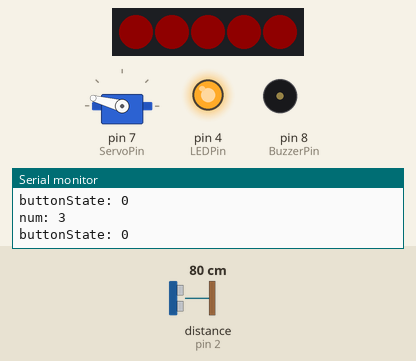
Bench run of a sketch on a simulated Arduino Uno, built with avr-gcc and run on an emulated ATmega328P. On the bench: 5 RGB LEDs in strip order, left to right, servo, output pins drawn as LEDs (lit = HIGH), buzzer (waves = sounding), the last lines printed to the serial monitor. Wiring (inferred from the names in the program): range finder with pulse-width output: data pin 2. The test bench sets the inputs (shaded band); at power-on: distance to the obstacle (sensor on pin 2) 80 cm. Dim RGB values are drawn brighter than linear.

Above: at 0.19 s.
At 11.74 s:
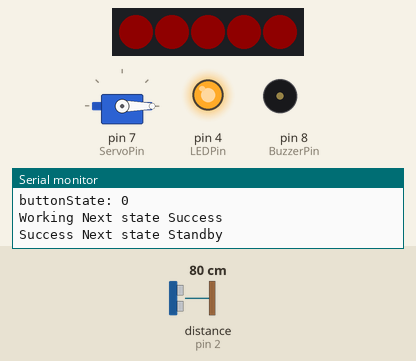
At 14.3 s:
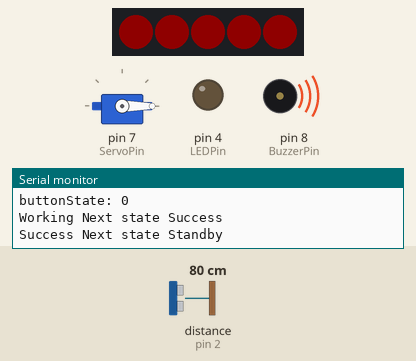
At 16.81 s:
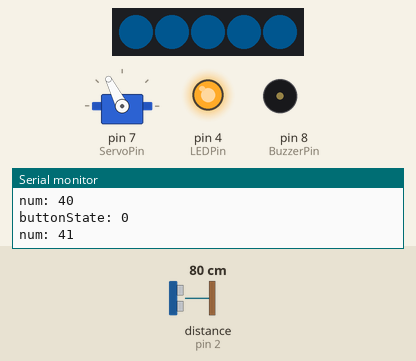
At 26.53 s:
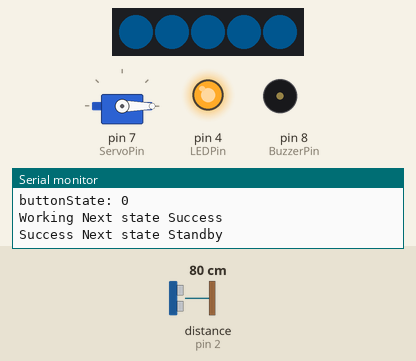
At 39.32 s:
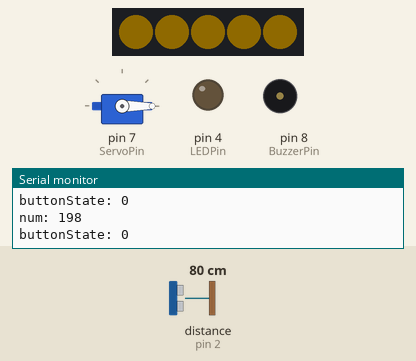
Timing chart, 0 to 40.0 s (numbered marks = the images above):
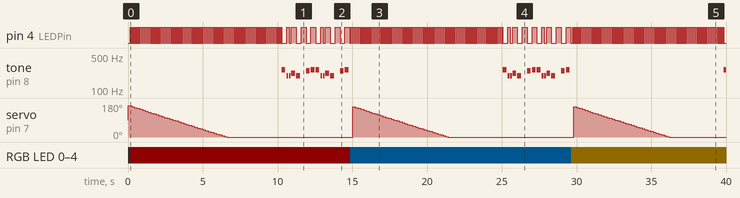

Measured:
- by itself, pin 4 (LEDPin): moves between LOW and HIGH, repeating every 14.8 s
- by itself, RGB LED 0–4: off → RGB(15, 0, 0) at 0.07 s, → RGB(0, 9, 15) 14.8 s later, → RGB(15, 11, 0) 14.8 s later
- by itself, tone on pin 8 (BuzzerPin): plays 262 Hz for 0.25 s, 196 Hz for 0.13 s, 196 Hz for 0.13 s, 220 Hz for 0.25 s, 196 Hz for 0.25 s, 247 Hz for 0.25 s … (29 notes in this stretch)

The sketch:

button_fast.ino
```cpp
// This is a demo by Jiankai.li

/* Each state switch will be subject to the buzzer alarm */
#include "pitches.h"
#include <Adafruit_NeoPixel.h>
// #include <EEPROM.h>
#include <Servo.h>

/*
  value = EEPROM.read(address);
*/

enum Status
{
  Standby = 0,               /* Breathing lights flashing */
  Working = 1,               /* Game Go */
  Failed  = 2,               /* Failed to break records */
  Success = 3,               /* Successfully break the record */
};
typedef enum Status SystemStatus;
SystemStatus WorkingStatus;

#define LedBarPin      5
#define NUMPIXELS      5
Adafruit_NeoPixel pixels = Adafruit_NeoPixel(NUMPIXELS, LedBarPin, NEO_GRB + NEO_KHZ800);

#define ServoPin       7
Servo myservo;

#define ButtonPin      2

#define LEDPin         4

#define BuzzerPin      8

#define TimeInterval   10000  /* 10s Game duration */

#define RefreshTime    150

#define MaxNumber      120
#define Srevoposition  165
/*
    pixels.setPixelColor(1, pixels.Color(0,150,0)); // Moderately bright green color.
    pixels.show();
*/

volatile int num = 0;
volatile int flg = 0;
uint32_t LastRecord = 0;
unsigned long nowtime = 0;
unsigned long ServoTime = 0;
volatile int Ledstate = LOW;

int melody[] = {
  NOTE_C4, NOTE_G3, NOTE_G3, NOTE_A3, NOTE_G3, 0, NOTE_B3, NOTE_C4
};

int noteDurations[] = {
  4, 8, 8, 4, 4, 4, 4, 4
};

void setup()
{
    Serial.begin(115200);
    pixels.begin();
    pinMode(ButtonPin, INPUT);
    pinMode(LEDPin,OUTPUT);
    attachInterrupt(0, Buttonclick, FALLING);
    myservo.attach(ServoPin);
    delay(15);
    myservo.write(Srevoposition);
    // EEPROM.write(0,15);
    digitalWrite(LEDPin,Ledstate);
    pinMode(BuzzerPin, OUTPUT);
}


void loop()
{
  switch (WorkingStatus) {
  case Standby:
    if (num != 0) {
      WorkingStatus = Working;
      Serial.println("Standby Next state Working");
      // LastRecord = EEPROM.read(0);
      myservo.attach(ServoPin);                        /* attach the servo pin again */
      nowtime = millis();
      ServoTime = millis();
      num = 1;
    } else {                                           /* Breathing light effect */
      action_rgbled_on(NUMPIXELS);
      myservo.write(Srevoposition);
      myservo.detach();
      Ledstate = LOW;
      digitalWrite(LEDPin,Ledstate);

    }
    break;
  case Working:
    if((millis() - nowtime) >= TimeInterval) {          /* Timeout */
      detachInterrupt(0);                              /* Temporary no interrupt */
      if(num > MaxNumber) {                       /* New record */
        WorkingStatus = Success;
        Serial.println("Working Next state Success");
      } else {
        WorkingStatus = Failed;                        /* Failed     */
        Serial.println("Working Next state Failed");
      }
    } else {                                           /* no time out */
        if((millis() - ServoTime) >= RefreshTime) {
          float angle = (Srevoposition - num*1.25);
          if(angle <= 0) {
             angle = 0;
          }
          myservo.attach(ServoPin);
          delay(15);
          myservo.write(angle);
          delay(15);
          myservo.detach();

          ServoTime = millis();
        } else {

        }

    }
    break;
  case Failed:
    Serial.println("Failed Next state Standby");
    WorkingStatus = Standby;
    FailedMusicPlay();
    myservo.attach(ServoPin);
    delay(15);
    myservo.write(Srevoposition);
    delay(800);
    attachInterrupt(0, Buttonclick, FALLING);
    num = 0;
    break;
  case Success:
    Serial.println("Success Next state Standby");
    WorkingStatus = Standby;
    num = 0;
    SuccessMusicPlay();
    attachInterrupt(0, Buttonclick, FALLING);
    num = 0;
    break;
  default:
    WorkingStatus = Standby;
    break;
  }
}


void Buttonclick()
{
  int buttonState = digitalRead(ButtonPin);
  if(buttonState == 0) {
    delay(70);
    digitalWrite(LEDPin, Ledstate);
    Ledstate = !Ledstate;
    if(buttonState == 0) {
      num++;
      Serial.print("num: ");
      Serial.println(num);
    } else {
    }
  } else {

  }
  Serial.print("buttonState: ");
  Serial.println(buttonState);
}


void action_rgbled_on (int led_num)
{
    int i = 0;
    int j = 0;
    uint32_t time = millis();
    uint8_t phase = (time >> 4) ;
    uint8_t lightness = 4;
    float h = phase / 256.0;
    float s = 1.0;
    float v = 1.0;
    int i_ = floor(h * 6);
    float f = h * 6 - i_;
    float p = v * (1 - s);
    float q = v * (1 - f * s);
    float t = v * (1 - (1 - f) * s);
    float r = 0, g = 0, b = 0;
    switch(i_ % 6){
        case 0: r = v; g = t; b = p; break;
        case 1: r = q; g = v; b = p; break;
        case 2: r = p; g = v; b = t; break;
        case 3: r = p; g = q; b = v; break;
        case 4: r = t; g = p; b = v; break;
        case 5: r = v; g = p; b = q; break;
                    }
    uint8_t  rgb_color[3] ;
    rgb_color[0] = r * 255;
    rgb_color[1] = g * 255;
    rgb_color[2] = b * 255;
    rgb_color[0] = rgb_color[0] >>lightness;
    rgb_color[1] = rgb_color[1] >>lightness;
    rgb_color[2] = rgb_color[2] >>lightness;
        for(int i=0;i<led_num;i++) {
            pixels.setPixelColor(i, pixels.Color(rgb_color[0],rgb_color[1],rgb_color[2])); // Moderately bright green color.
            pixels.show(); // This sends the updated pixel color to the hardware.
            delay(5); // Delay for a period of time (in milliseconds).
        }
}

void SuccessMusicPlay(void)
{
  for(int i = 0;i<2; i++) {
    for (int thisNote = 0; thisNote < 8; thisNote++) {
    digitalWrite(LEDPin,Ledstate);
    // to calculate the note duration, take one second
    // divided by the note type.
    //e.g. quarter note = 1000 / 4, eighth note = 1000/8, etc.
    int noteDuration = 1000 / noteDurations[thisNote];
    tone(8, melody[thisNote], noteDuration);

    // to distinguish the notes, set a minimum time between them.
    // the note's duration + 30% seems to work well:
    int pauseBetweenNotes = noteDuration * 1.30;
    delay(pauseBetweenNotes);
    // stop the tone playing:
    noTone(8);
    Ledstate = !Ledstate;
   }
  }
}

void FailedMusicPlay(void)
{
  for(int i = 0;i<3; i++) {
      digitalWrite(BuzzerPin, HIGH);   // turn the LED on (HIGH is the voltage level)
      digitalWrite(LEDPin,HIGH);
      delay(300);              // wait for a second
      digitalWrite(BuzzerPin, LOW);    // turn the LED off by making the voltage LOW
      digitalWrite(LEDPin,LOW);
      delay(300);              // wait for a second
  }
}
```

pitches.h
```cpp
/*************************************************
 * Public Constants
 *************************************************/

#define NOTE_B0  31
#define NOTE_C1  33
#define NOTE_CS1 35
#define NOTE_D1  37
#define NOTE_DS1 39
#define NOTE_E1  41
#define NOTE_F1  44
#define NOTE_FS1 46
#define NOTE_G1  49
#define NOTE_GS1 52
#define NOTE_A1  55
#define NOTE_AS1 58
#define NOTE_B1  62
#define NOTE_C2  65
#define NOTE_CS2 69
#define NOTE_D2  73
#define NOTE_DS2 78
#define NOTE_E2  82
#define NOTE_F2  87
#define NOTE_FS2 93
#define NOTE_G2  98
#define NOTE_GS2 104
#define NOTE_A2  110
#define NOTE_AS2 117
#define NOTE_B2  123
#define NOTE_C3  131
#define NOTE_CS3 139
#define NOTE_D3  147
#define NOTE_DS3 156
#define NOTE_E3  165
#define NOTE_F3  175
#define NOTE_FS3 185
#define NOTE_G3  196
#define NOTE_GS3 208
#define NOTE_A3  220
#define NOTE_AS3 233
#define NOTE_B3  247
#define NOTE_C4  262
#define NOTE_CS4 277
#define NOTE_D4  294
#define NOTE_DS4 311
#define NOTE_E4  330
#define NOTE_F4  349
#define NOTE_FS4 370
#define NOTE_G4  392
#define NOTE_GS4 415
#define NOTE_A4  440
#define NOTE_AS4 466
#define NOTE_B4  494
#define NOTE_C5  523
#define NOTE_CS5 554
#define NOTE_D5  587
#define NOTE_DS5 622
#define NOTE_E5  659
#define NOTE_F5  698
#define NOTE_FS5 740
#define NOTE_G5  784
#define NOTE_GS5 831
#define NOTE_A5  880
#define NOTE_AS5 932
#define NOTE_B5  988
#define NOTE_C6  1047
#define NOTE_CS6 1109
#define NOTE_D6  1175
#define NOTE_DS6 1245
#define NOTE_E6  1319
#define NOTE_F6  1397
#define NOTE_FS6 1480
#define NOTE_G6  1568
#define NOTE_GS6 1661
#define NOTE_A6  1760
#define NOTE_AS6 1865
#define NOTE_B6  1976
#define NOTE_C7  2093
#define NOTE_CS7 2217
#define NOTE_D7  2349
#define NOTE_DS7 2489
#define NOTE_E7  2637
#define NOTE_F7  2794
#define NOTE_FS7 2960
#define NOTE_G7  3136
#define NOTE_GS7 3322
#define NOTE_A7  3520
#define NOTE_AS7 3729
#define NOTE_B7  3951
#define NOTE_C8  4186
#define NOTE_CS8 4435
#define NOTE_D8  4699
#define NOTE_DS8 4978
```
